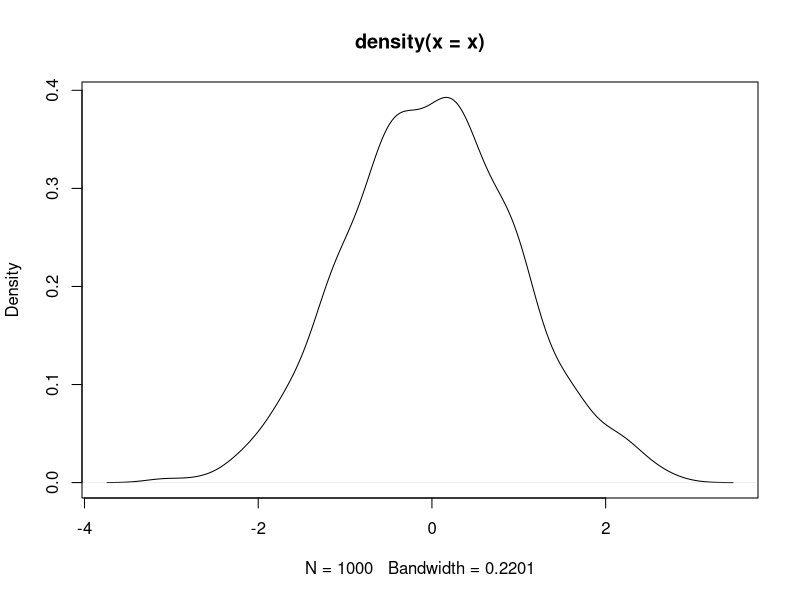

Generate this figure with R:
## ---- chunk 1
x <- rnorm(1000)
head(x)
## ---- chunk 2
x <- rnorm(1000)
head(x)
## ---- chunk 3
plot(density(x))
